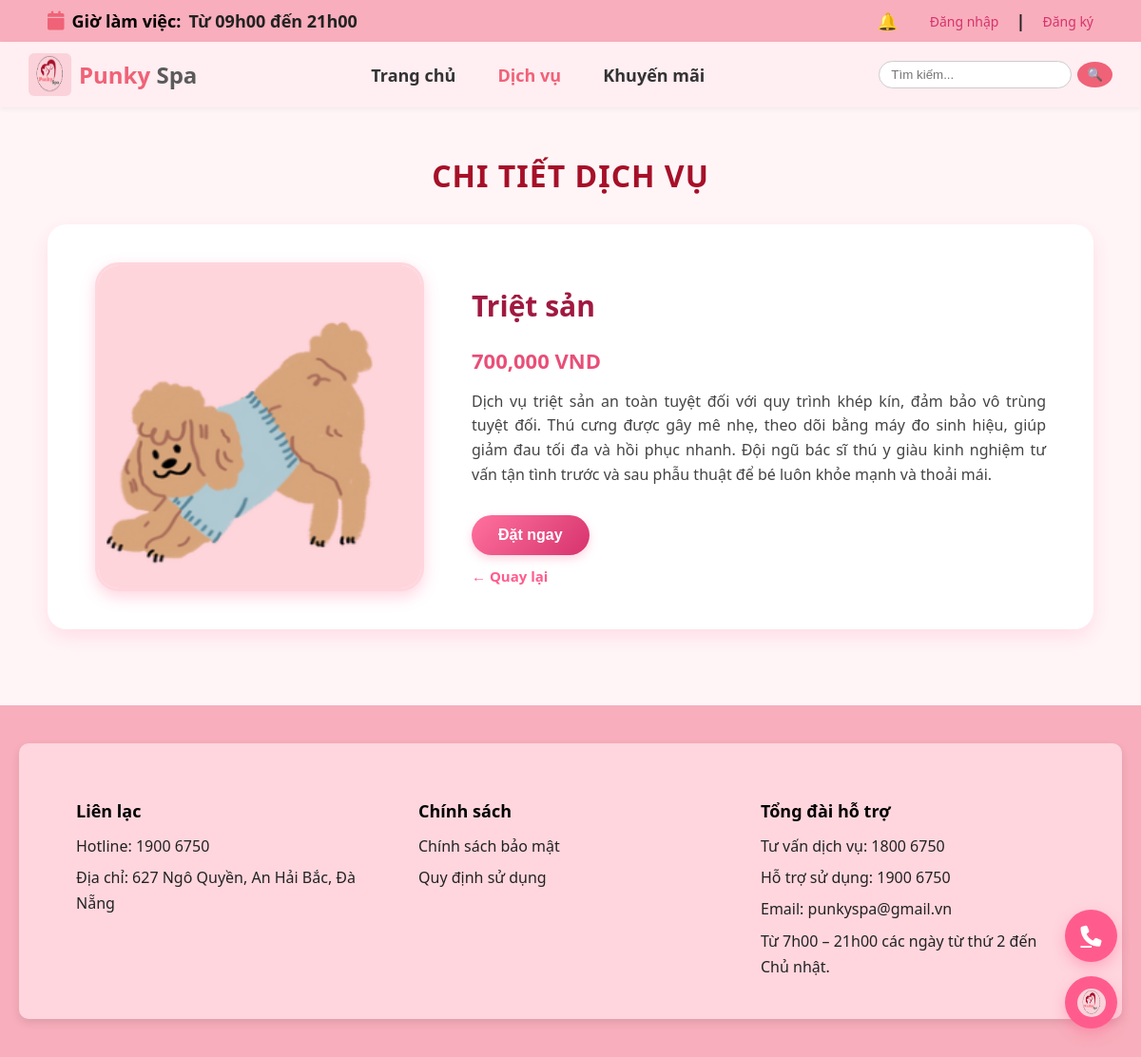
The page /dichvu/1/ on the database its author committed.
### DV/models.py (models this page shows, shortened)
class DichVu(models.Model):
    ten_dich_vu = models.CharField(max_length=100, verbose_name="Tên dịch vụ")
    mo_ta = models.TextField(verbose_name="Mô tả", blank=True)
    gia = models.DecimalField(max_digits=10, decimal_places=2, verbose_name="Giá")
    hinh_anh = models.ImageField(upload_to="dichvu/", blank=True, null=True, verbose_name="Hình ảnh")

### DV/views.py (the view)
# urls.py: path('<int:id>/', views.chi_tiet_dich_vu, name='chi_tiet_dich_vu'),
def chi_tiet_dich_vu(request, id):
    dich_vu = get_object_or_404(DichVu, pk=id)
    return render(request, 'DV/chitietdichvu.html', {
        'dich_vu': dich_vu
    })

### TB/context_processors.py (called while the page is built)
def thong_bao_moi(request):
    thong_baos_moi = []
    if request.user.is_authenticated:
        thong_baos_moi = ThongBao.objects.filter(
            nguoi_nhan=request.user, da_doc=False
        ).order_by('-ngay_tao')[:5]
    return {'thong_baos_moi': thong_baos_moi}

### DV/templates/DV/chitietdichvu.html (shortened to what this page needs)
{% load static %}
{% load humanize %}
<!DOCTYPE html>
<html lang="vi">
<head>
  <link rel="stylesheet" href="{% static 'trangchu/style.css' %}">
  <link rel="stylesheet" href="https://cdnjs.cloudflare.com/ajax/libs/font-awesome/6.5.0/css/all.min.css">
</head>
<body>
  <div class="topbar">
    <div class="topbar-left">
      <i class="fa fa-calendar"></i>
      <strong>Giờ làm việc:</strong> Từ 09h00 đến 21h00
    </div>
    <div class="right">
      {% if user.is_authenticated %}
      <div class="notify-box">
        <span class="notify-icon">🔔</span>
        <div class="notify-content">
          {% for tb in thong_baos_moi %}
          <div class="notify-item">
            <strong>{{ tb.tieu_de }}</strong><br>
            <small>{{ tb.ngay_tao|date:"d/m/Y H:i" }}</small>
          </div>
          {% empty %}
          <p>Không có thông báo mới.</p>
          {% endfor %}
          <a href="{% url 'danh_sach_thong_bao' %}" class="view-all">Xem tất cả</a>
        </div>
      </div>
      <div class="user-menu">
        <button class="user-btn">
          <i class="fa fa-user"></i> {{ user.username }}
          <i class="fa fa-caret-down"></i>
        </button>
        <div class="dropdown-menu">
          <div class="submenu">
            <a href="#" class="submenu-toggle">
              <i class="fa fa-user-circle"></i> Tài khoản <i class="fa fa-caret-down"></i>
            </a>
            <div class="submenu-items">
              <a href="{% url 'thongtintaikhoan' %}"><i class="fa fa-id-card"></i> Thông tin cá nhân</a>
              <a href="{% url 'thongtinthucung' %}"><i class="fa fa-paw"></i> Thông tin thú cưng</a>
            </div>
          </div>
          <a href="#"><i class="fa fa-star"></i> Tích điểm</a>
          <a href="#"><i class="fa fa-ticket"></i> Mã ưu đãi</a>
          <a href="{% url 'lich_hen_sap_toi' %}"><i class="fa fa-calendar"></i> Lịch hẹn</a>
          <a href="#"><i class="fa fa-comments"></i> Khiếu nại</a>
          <a href="{% url 'dangxuat' %}"><i class="fa fa-sign-out-alt"></i> Đăng xuất</a>
          <a href="#"><i class="fa fa-trash"></i> Xóa tài khoản</a>
        </div>
      </div>
      {% else %}
      <div class="notify-box">
        <span class="notify-icon">🔔</span>
      </div>
      <a href="{% url 'dangnhap' %}">Đăng nhập</a> |
      <a href="{% url 'dangky' %}">Đăng ký</a>
      {% endif %}
    </div>
  </div>
  <header class="navbar">
    <div class="logo">
      <img src="{% static 'trangchu/logo.png' %}" alt="Logo Punky Spa">
      <h1><span class="pink">Punky</span> Spa</h1>
    </div>
    <nav>
      <a href="{% url 'home' %}">Trang chủ</a>
      <a href="{% url 'danh_sach_dich_vu' %}" class="active">Dịch vụ</a>
      <a href="#">Khuyến mãi</a>
    </nav>
    <div class="search">
      <input type="text" placeholder="Tìm kiếm...">
      <button>🔍</button>
    </div>
  </header>
  <h2 class="title-dv">Chi tiết dịch vụ</h2>
  <div class="dv-detail">
    {% if dich_vu.hinh_anh %}
      <img src="{% static 'DV/' %}{{ dich_vu.hinh_anh }}" alt="{{ dich_vu.ten_dich_vu }}">
    {% else %}
      <img src="{% static 'DV/noimage.png' %}" alt="Không có ảnh">
    {% endif %}
    <div class="info">
      <h2>{{ dich_vu.ten_dich_vu }}</h2>
      <p class="gia">{{ dich_vu.gia|floatformat:0|intcomma }} VND</p>
      <p class="mo-ta">{{ dich_vu.mo_ta }}</p>
      <button class="btn-datngay">Đặt ngay</button><br>
      <a href="{% url 'danh_sach_dich_vu' %}" class="btn-back">← Quay lại</a>
    </div>
  </div>
  <footer class="footer">
    <div class="footer-container">
      <div class="footer-column">
        <h4>Liên lạc</h4>
        <p>Hotline: 1900 6750</p>
        <p>Địa chỉ: 627 Ngô Quyền, An Hải Bắc, Đà Nẵng</p>
      </div>
      <div class="footer-column">
        <h4>Chính sách</h4>
        <p>Chính sách bảo mật</p>
        <p>Quy định sử dụng</p>
      </div>
      <div class="footer-column">
        <h4>Tổng đài hỗ trợ</h4>
        <p>Tư vấn dịch vụ: 1800 6750</p>
        <p>Hỗ trợ sử dụng: 1900 6750</p>
        <p>Email: punkyspa@gmail.vn</p>
        <p>Từ 7h00 – 21h00 các ngày từ thứ 2 đến Chủ nhật.</p>
      </div>
    </div>
  </footer>
  <div class="floating-icons">
    <a href="tel:19006750" class="phone-icon" title="Gọi ngay Punky Spa">
      <i class="fa fa-phone"></i>
    </a>
    <div class="chat-icon" id="chatToggle">
      <img src="{% static 'trangchu/logo.png' %}" alt="Chat Punky Spa">
    </div>
  </div>
</body>
</html>

### trangchu/static/trangchu/style.css (style rules this page uses)
body { font-family: 'Segoe UI', sans-serif; margin: 0; padding: 0; background-color: #fff; }
.topbar { background-color: #f8aebc; color: #222; display: flex; justify-content: space-between; align-items: center; padding: 10px 50px; font-size: 18px; font-weight: 600; }
.topbar-left { display: flex; align-items: center; gap: 8px; }
.topbar-left i { color: #333; font-size: 20px; }
.topbar-left strong { font-weight: 700; color: #000; font-size: 18px; }
.notify-icon { font-size: 22px; cursor: pointer; color: #a01940; }
header.navbar { background-color: #ffeef2; display: flex; align-items: center; justify-content: space-between; padding: 12px 30px; box-shadow: 0 2px 5px rgba(0, 0, 0, 0.05); }
.logo { display: flex; align-items: center; }
.logo img { width: 45px; height: 45px; border-radius: 6px; margin-right: 8px; }
.logo h1 { font-size: 24px; color: #5a5a5a; margin: 0; }
.logo .pink { color: #f06277; font-weight: bold; }
nav a { margin: 0 20px; text-decoration: none; font-weight: 700; color: #333; font-size: 18px; transition: color 0.2s, transform 0.2s; }
nav a.active, nav a:hover { color: #f06277; transform: scale(1.05); }
.search { display: flex; align-items: center; }
.search input { border: 1px solid #ccc; border-radius: 20px; padding: 6px 12px; outline: none; }
.search button { background-color: #f06277; color: #fff; border: none; padding: 6px 10px; border-radius: 50%; margin-left: 6px; cursor: pointer; }
.footer { background-color: #f8aebc; padding: 40px 0; display: flex; justify-content: center; align-items: center; }
.footer-container { background-color: #ffd6de; width: 90%; max-width: 1100px; display: flex; justify-content: space-between; flex-wrap: wrap; padding: 25px 40px; border-radius: 10px; box-shadow: 0 4px 10px rgba(0,0,0,0.1); }
.footer-column { flex: 1; min-width: 250px; margin: 10px 20px; }
.footer-column h4 { font-size: 18px; font-weight: 700; margin-bottom: 12px; color: #000; }
.footer-column p { margin: 6px 0; color: #222; line-height: 1.7; font-size: 16px; }
.topbar .right { display: flex; align-items: center; gap: 18px; justify-content: flex-end; }
.topbar a { text-decoration: none; color: #d6336c; font-weight: 500; font-size: 14px; transition: 0.2s; }
.dropdown-menu a i, .topbar i { vertical-align: middle; }
.topbar .fa, .dropdown-menu .fa { color: #f06277; }
.notify-box { position: relative; display: inline-block; margin-right: 15px; }
.notify-icon { font-size: 18px; cursor: pointer; color: #a01940; }
.floating-icons { position: fixed; bottom: 25px; right: 25px; display: flex; flex-direction: column; align-items: flex-end; gap: 12px; z-index: 999; }
.phone-icon, .chat-icon { width: 50px; height: 50px; border-radius: 50%; background-color: #ff5c8d; display: flex; justify-content: center; align-items: center; color: #fff; font-size: 22px; box-shadow: 0 4px 10px rgba(0,0,0,0.15); transition: transform 0.3s; }
.chat-icon img { width: 38px; height: 38px; border-radius: 50%; }

### rows shown on the page
DichVu: hinh_anh (picture), ten_dich_vu "Triệt sản", gia "700,000", mo_ta "Dịch vụ triệt sản an toàn tuyệt đối với quy trình khép kín, đảm bảo vô trùng tuyệt đối. Thú cưng được gây mê nhẹ, theo dõi bằng máy đo sinh hiệu, giúp giảm đau tối đa và hồi phục nhanh. Đội ngũ bác sĩ thú y giàu kinh nghiệm tư vấn tận tình trước và sau phẫu thuật để bé luôn khỏe mạnh và thoải mái."
